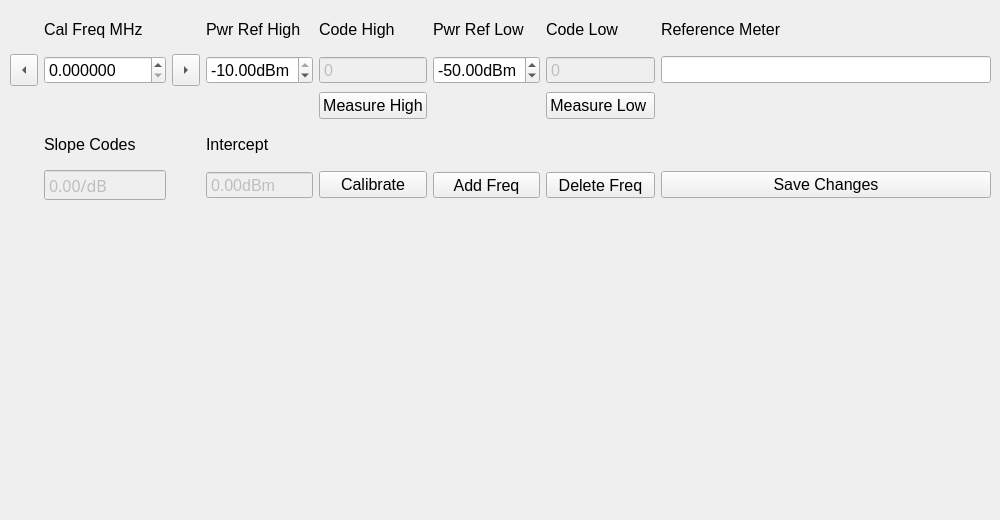
      <widget class="QWidget" name="calTab">
       <attribute name="title">
        <string>Calibration</string>
       </attribute>
       <widget class="QWidget" name="gridLayoutWidget_2">
        <property name="geometry">
         <rect>
          <x>10</x>
          <y>10</y>
          <width>981</width>
          <height>191</height>
         </rect>
        </property>
        <layout class="QGridLayout" name="gridLayout_4">
         <item row="1" column="6">
          <widget class="QDoubleSpinBox" name="lowCode">
           <property name="enabled">
            <bool>false</bool>
           </property>
           <property name="font">
            <font>
             <pointsize>12</pointsize>
            </font>
           </property>
           <property name="buttonSymbols">
            <enum>QAbstractSpinBox::NoButtons</enum>
           </property>
           <property name="prefix">
            <string/>
           </property>
           <property name="decimals">
            <number>0</number>
           </property>
           <property name="maximum">
            <double>5000.000000000000000</double>
           </property>
          </widget>
         </item>
         <item row="1" column="2">
          <widget class="QToolButton" name="nextCal">
           <property name="sizePolicy">
            <sizepolicy hsizetype="Fixed" vsizetype="Fixed">
             <horstretch>0</horstretch>
             <verstretch>0</verstretch>
            </sizepolicy>
           </property>
           <property name="font">
            <font>
             <pointsize>12</pointsize>
            </font>
           </property>
           <property name="text">
            <string>...</string>
           </property>
           <property name="iconSize">
            <size>
             <width>20</width>
             <height>25</height>
            </size>
           </property>
           <property name="arrowType">
            <enum>Qt::RightArrow</enum>
           </property>
          </widget>
         </item>
         <item row="4" column="7">
          <widget class="QPushButton" name="saveCal">
           <property name="font">
            <font>
             <pointsize>12</pointsize>
            </font>
           </property>
           <property name="text">
            <string>Save Changes</string>
           </property>
          </widget>
         </item>
         <item row="1" column="3">
          <widget class="QDoubleSpinBox" name="highRef">
           <property name="font">
            <font>
             <pointsize>12</pointsize>
            </font>
           </property>
           <property name="suffix">
            <string>dBm</string>
           </property>
           <property name="minimum">
            <double>-60.000000000000000</double>
           </property>
           <property name="maximum">
            <double>-10.000000000000000</double>
           </property>
          </widget>
         </item>
         <item row="1" column="5">
          <widget class="QDoubleSpinBox" name="lowRef">
           <property name="font">
            <font>
             <pointsize>12</pointsize>
            </font>
           </property>
           <property name="suffix">
            <string>dBm</string>
           </property>
           <property name="minimum">
            <double>-60.000000000000000</double>
           </property>
           <property name="maximum">
            <double>-10.000000000000000</double>
           </property>
           <property name="value">
            <double>-50.000000000000000</double>
           </property>
          </widget>
         </item>
         <item row="0" column="3">
          <widget class="QLabel" name="label_32">
           <property name="font">
            <font>
             <pointsize>12</pointsize>
            </font>
           </property>
           <property name="text">
            <string>Pwr Ref High</string>
           </property>
          </widget>
         </item>
         <item row="0" column="1">
          <widget class="QLabel" name="label_31">
           <property name="font">
            <font>
             <pointsize>12</pointsize>
            </font>
           </property>
           <property name="text">
            <string>Cal Freq MHz</string>
           </property>
          </widget>
         </item>
         <item row="0" column="5">
          <widget class="QLabel" name="label_33">
           <property name="font">
            <font>
             <pointsize>12</pointsize>
            </font>
           </property>
           <property name="text">
            <string>Pwr Ref Low</string>
           </property>
          </widget>
         </item>
         <item row="1" column="1">
          <widget class="QDoubleSpinBox" name="calFreq">
           <property name="font">
            <font>
             <pointsize>12</pointsize>
            </font>
           </property>
           <property name="suffix">
            <string/>
           </property>
           <property name="decimals">
            <number>6</number>
           </property>
           <property name="maximum">
            <double>3000.000000000000000</double>
           </property>
           <property name="singleStep">
            <double>10.000000000000000</double>
           </property>
          </widget>
         </item>
         <item row="0" column="7">
          <widget class="QLabel" name="label_34">
           <property name="font">
            <font>
             <pointsize>12</pointsize>
            </font>
           </property>
           <property name="text">
            <string>Reference Meter</string>
           </property>
          </widget>
         </item>
         <item row="1" column="7">
          <widget class="QLineEdit" name="refMeter">
           <property name="font">
            <font>
             <pointsize>12</pointsize>
            </font>
           </property>
          </widget>
         </item>
         <item row="2" column="4">
          <widget class="QPushButton" name="measHigh">
           <property name="font">
            <font>
             <pointsize>12</pointsize>
            </font>
           </property>
           <property name="text">
            <string>Measure High</string>
           </property>
          </widget>
         </item>
         <item row="2" column="6">
          <widget class="QPushButton" name="measLow">
           <property name="font">
            <font>
             <pointsize>12</pointsize>
            </font>
           </property>
           <property name="text">
            <string>Measure Low </string>
           </property>
          </widget>
         </item>
         <item row="0" column="6">
          <widget class="QLabel" name="label_24">
           <property name="font">
            <font>
             <pointsize>12</pointsize>
            </font>
           </property>
           <property name="text">
            <string>Code Low</string>
           </property>
          </widget>
         </item>
         <item row="1" column="4">
          <widget class="QDoubleSpinBox" name="highCode">
           <property name="enabled">
            <bool>false</bool>
           </property>
           <property name="font">
            <font>
             <pointsize>12</pointsize>
            </font>
           </property>
           <property name="buttonSymbols">
            <enum>QAbstractSpinBox::NoButtons</enum>
           </property>
           <property name="prefix">
            <string/>
           </property>
           <property name="decimals">
            <number>0</number>
           </property>
           <property name="maximum">
            <double>5000.000000000000000</double>
           </property>
          </widget>
         </item>
         <item row="0" column="4">
          <widget class="QLabel" name="label_23">
           <property name="font">
            <font>
             <pointsize>12</pointsize>
            </font>
           </property>
           <property name="text">
            <string>Code High</string>
           </property>
          </widget>
         </item>
         <item row="3" column="1">
          <widget class="QLabel" name="label_18">
           <property name="font">
            <font>
             <pointsize>12</pointsize>
            </font>
           </property>
           <property name="text">
            <string>Slope Codes</string>
           </property>
          </widget>
         </item>
         <item row="4" column="1">
          <widget class="QDoubleSpinBox" name="slope">
           <property name="enabled">
            <bool>false</bool>
           </property>
           <property name="font">
            <font>
             <family>Sans Serif</family>
             <pointsize>12</pointsize>
            </font>
           </property>
           <property name="buttonSymbols">
            <enum>QAbstractSpinBox::NoButtons</enum>
           </property>
           <property name="prefix">
            <string/>
           </property>
           <property name="suffix">
            <string>/dB</string>
           </property>
           <property name="decimals">
            <number>2</number>
           </property>
           <property name="minimum">
            <double>-99.000000000000000</double>
           </property>
          </widget>
         </item>
         <item row="3" column="3">
          <widget class="QLabel" name="label_21">
           <property name="font">
            <font>
             <pointsize>12</pointsize>
            </font>
           </property>
           <property name="text">
            <string>Intercept</string>
           </property>
          </widget>
         </item>
         <item row="4" column="3">
          <widget class="QDoubleSpinBox" name="intercept">
           <property name="enabled">
            <bool>false</bool>
           </property>
           <property name="font">
            <font>
             <pointsize>12</pointsize>
            </font>
           </property>
           <property name="buttonSymbols">
            <enum>QAbstractSpinBox::NoButtons</enum>
           </property>
           <property name="prefix">
            <string/>
           </property>
           <property name="suffix">
            <string>dBm</string>
           </property>
           <property name="decimals">
            <number>2</number>
           </property>
           <property name="minimum">
            <double>-99.000000000000000</double>
           </property>
          </widget>
         </item>
         <item row="4" column="4">
          <widget class="QPushButton" name="calibrate">
           <property name="font">
            <font>
             <pointsize>12</pointsize>
            </font>
           </property>
           <property name="text">
            <string>Calibrate</string>
           </property>
          </widget>
         </item>
         <item row="4" column="6">
          <widget class="QToolButton" name="deleteCal">
           <property name="sizePolicy">
            <sizepolicy hsizetype="Minimum" vsizetype="Fixed">
             <horstretch>0</horstretch>
             <verstretch>0</verstretch>
            </sizepolicy>
           </property>
           <property name="font">
            <font>
             <pointsize>12</pointsize>
             <weight>50</weight>
             <bold>false</bold>
            </font>
           </property>
           <property name="text">
            <string>Delete Freq</string>
           </property>
           <property name="iconSize">
            <size>
             <width>20</width>
             <height>20</height>
            </size>
           </property>
          </widget>
         </item>
         <item row="1" column="0">
          <widget class="QToolButton" name="prevCal">
           <property name="sizePolicy">
            <sizepolicy hsizetype="Fixed" vsizetype="Fixed">
             <horstretch>0</horstretch>
             <verstretch>0</verstretch>
            </sizepolicy>
           </property>
           <property name="font">
            <font>
             <pointsize>12</pointsize>
            </font>
           </property>
           <property name="text">
            <string>...</string>
           </property>
           <property name="iconSize">
            <size>
             <width>20</width>
             <height>25</height>
            </size>
           </property>
           <property name="arrowType">
            <enum>Qt::LeftArrow</enum>
           </property>
          </widget>
         </item>
         <item row="4" column="5">
          <widget class="QToolButton" name="addCal">
           <property name="sizePolicy">
            <sizepolicy hsizetype="Minimum" vsizetype="Fixed">
             <horstretch>0</horstretch>
             <verstretch>0</verstretch>
            </sizepolicy>
           </property>
           <property name="font">
            <font>
             <pointsize>12</pointsize>
            </font>
           </property>
           <property name="text">
            <string>Add Freq</string>
           </property>
          </widget>
         </item>
        </layout>
       </widget>
       <widget class="QWidget" name="gridLayoutWidget_3">
        <property name="geometry">
         <rect>
          <x>10</x>
          <y>210</y>
          <width>481</width>
          <height>301</height>
         </rect>
        </property>
        <layout class="QGridLayout" name="gridLayout_6">
         <item row="0" column="5">
          <widget class="PlotWidget" name="slopeFreq" native="true">
           <property name="autoFillBackground">
            <bool>false</bool>
           </property>
          </widget>
         </item>
        </layout>
       </widget>
      </widget>
